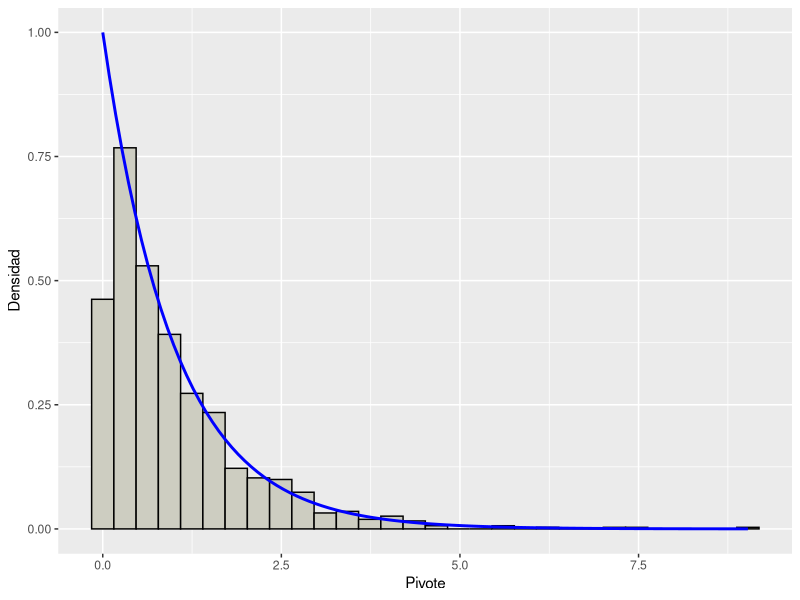
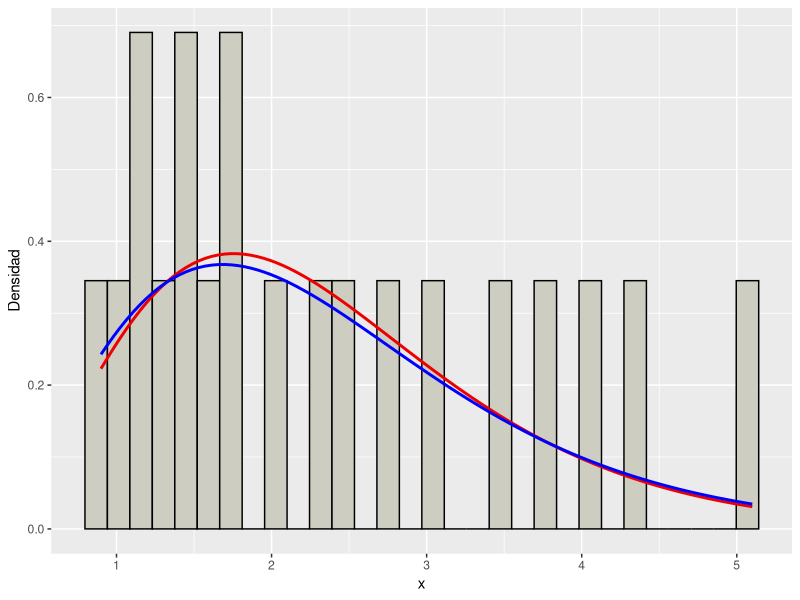
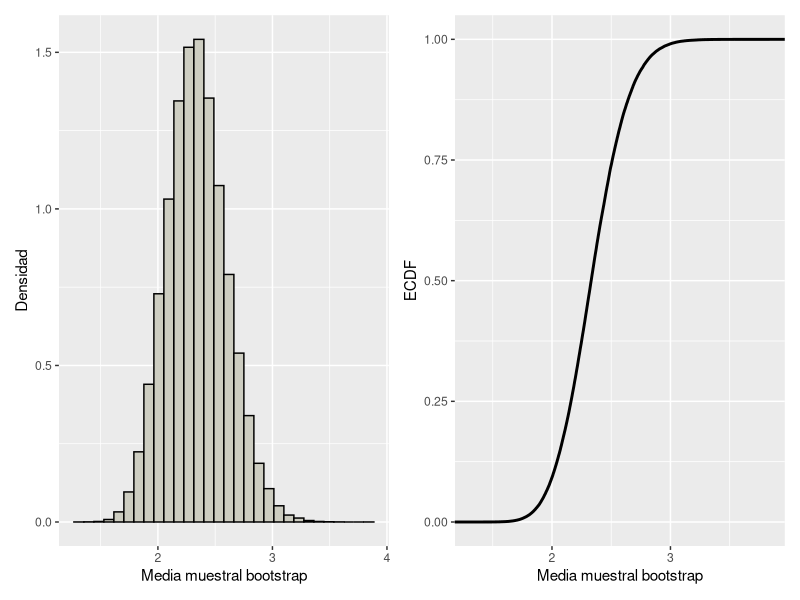
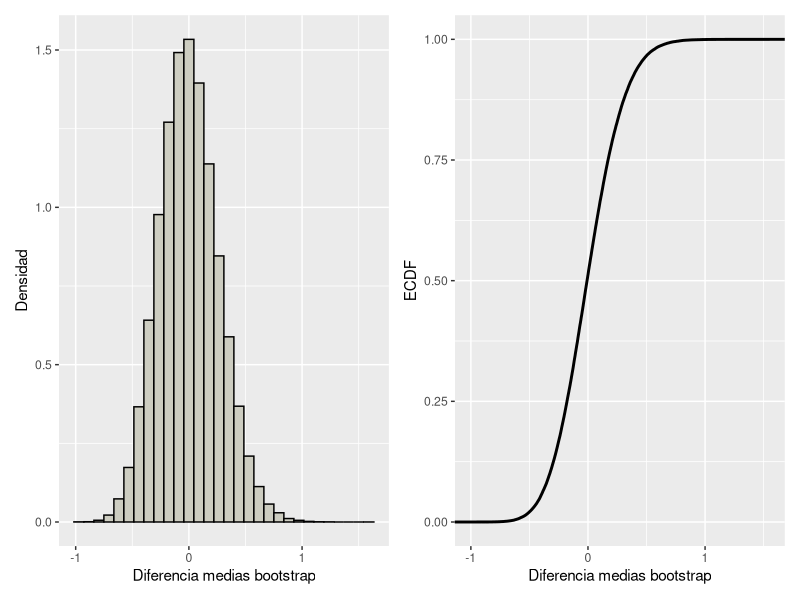
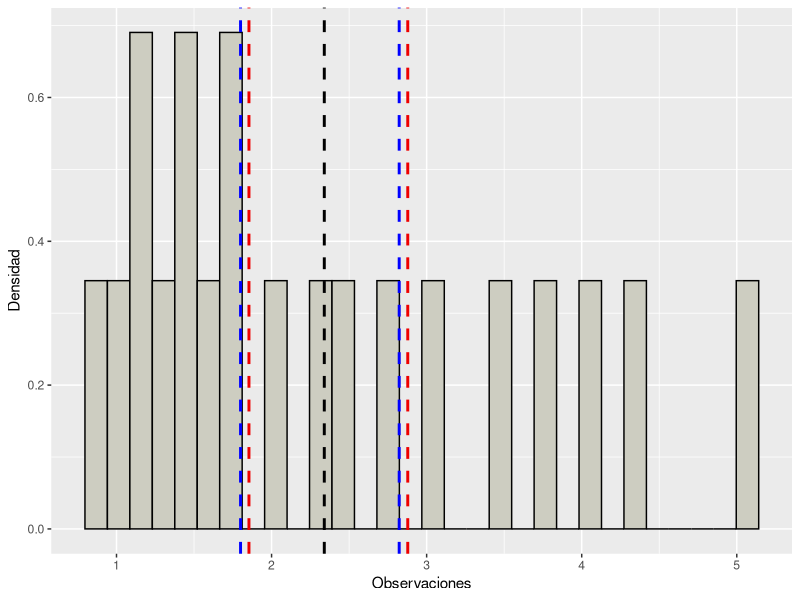

Write the R code that produced these figures, in order.
## ---- chunk 1
theta = runif(n=1,min=1,max=100)
n = 100
nr = 1e3
dist_pivote = replicate(nr, {
  muestra = runif(n=n, min=0, max=theta)
  n*(1-max(muestra)/theta)
})
## ---- chunk 2
library(ggplot2)
library(patchwork)
library(tibble)
ggplot(data=tibble(x=dist_pivote), aes(x=x)) +
  geom_histogram(aes(y=after_stat(density)), fill="ivory3", col="black") +
  stat_function(fun=dexp, args=list(rate=1), col="blue", linewidth=1) +
  labs(x="Pivote", y="Densidad")
## ---- chunk 3
library(tibble)
library(ggplot2)
library(patchwork)
## ---- chunk 4
observaciones = c(1.3, 1.2, 3.5, 4, 2.8, 5.1, 1.5, 2.3, 3.8, 4.3, 3,
                  2, 0.9, 2.5, 1.7, 1.6, 1.1, 1.8, 1.4, 1)
e_mom_gamma = function (muestra) {
  p_mom = mean(muestra)^2/var(muestra)
  a_mom = mean(muestra)/var(muestra)
  tibble(p=p_mom, a = a_mom)
}
(p_a_mom = e_mom_gamma(observaciones))
## ---- chunk 5
p = as.numeric(p_a_mom[1,"p"])
a = as.numeric(p_a_mom[1,"a"])

suma = sum(observaciones)
logsuma = sum(log(observaciones))
n = length(observaciones)
log_ver_gamma = function (theta) {
  p = theta[1]
  a = theta[2]
  # Multiplicamos por (-1) porque 'optim' por defecto minimiza
  -(p*n*log(a) - n * log(gamma(p)) -a * suma + (p-1)*logsuma)
}
# Parámetros p y a, respectivamente
(gamma_emv = optim(par=c(p,a), fn=log_ver_gamma, gr=NULL)$par)
## ---- chunk 6
ggplot(data=tibble(x=observaciones), aes(x=x)) +
  geom_histogram(aes(y=after_stat(density)), col="black", fill="Ivory3") +
  stat_function(fun=dgamma, args=list(shape=gamma_emv[1], rate=gamma_emv[2]), col="red2", linewidth=1) +
  stat_function(fun=dgamma, args=list(shape=p, rate=a), col="blue", linewidth=1) +
  labs(x="x", y="Densidad")
## ---- chunk 7
B = 1e5
p_mv = gamma_emv[1]
a_mv = gamma_emv[2]
dist_media = replicate(B, {
  mean(rgamma(n=n, shape=p_mv, rate=a_mv))
})
## ---- chunk 8
p1 = ggplot(data=tibble(x=dist_media), aes(x=x)) +
  stat_ecdf(col="black", linewidth=1) +
  labs(x="Media muestral bootstrap", y="ECDF")

p2 = ggplot(data=tibble(x=dist_media), aes(x=x)) +
  geom_histogram(aes(y=after_stat(density)), col="black", fill="ivory3") +
  labs(x="Media muestral bootstrap", y="Densidad")

p2 | p1
## ---- chunk 9
alpha = 0.05 # 1- alpha = 0.95
(intervalo = quantile(dist_media, c(alpha/2, 1-alpha/2)))
## ---- chunk 10
B = 1e5
p_mv = gamma_emv[1]
a_mv = gamma_emv[2]
media = mean(observaciones)
diff_media = replicate(B, {
  mean(rgamma(n=n, shape=p_mv, rate=a_mv) - media)
})
## ---- chunk 11
p1 = ggplot(data=tibble(x=diff_media), aes(x=x)) +
  stat_ecdf(col="black", linewidth=1) +
  labs(x="Diferencia medias bootstrap", y="ECDF")

p2 = ggplot(data=tibble(x=diff_media), aes(x=x)) +
  geom_histogram(aes(y=after_stat(density)), col="black", fill="ivory3") +
  labs(x="Diferencia medias bootstrap", y="Densidad")

p2 | p1
## ---- chunk 12
cuantiles = quantile(diff_media, c(alpha/2, 1-alpha/2))
des_pivote = function (q) media - q
(intervalo_basico = c(i1=des_pivote(max(cuantiles)), i2=des_pivote(min(cuantiles))))
## ---- chunk 13
ggplot(data=tibble(x=observaciones), aes(x=x)) +
  geom_histogram(aes(y=after_stat(density)), col="black", fill="Ivory3") +
  geom_vline(xintercept=intervalo[1], linetype="dashed", col="red2", linewidth=1) +
  geom_vline(xintercept=intervalo[2], linetype="dashed", col="red2", linewidth=1) +
  geom_vline(xintercept=intervalo_basico[1], linetype="dashed", col="blue", linewidth=1) +
  geom_vline(xintercept=intervalo_basico[2], linetype="dashed", col="blue", linewidth=1) +
  geom_vline(xintercept=mean(observaciones), linetype="dashed", col="black", linewidth=1) +
  labs(x="Observaciones", y="Densidad")
## ---- chunk 14
l_p = max(intervalo) - min(intervalo)
l_b = max(intervalo_basico) - min(intervalo_basico)
paste("Longitud percentil: ", l_p)
paste("Longitud básico: ", l_b)
l_b < l_p
